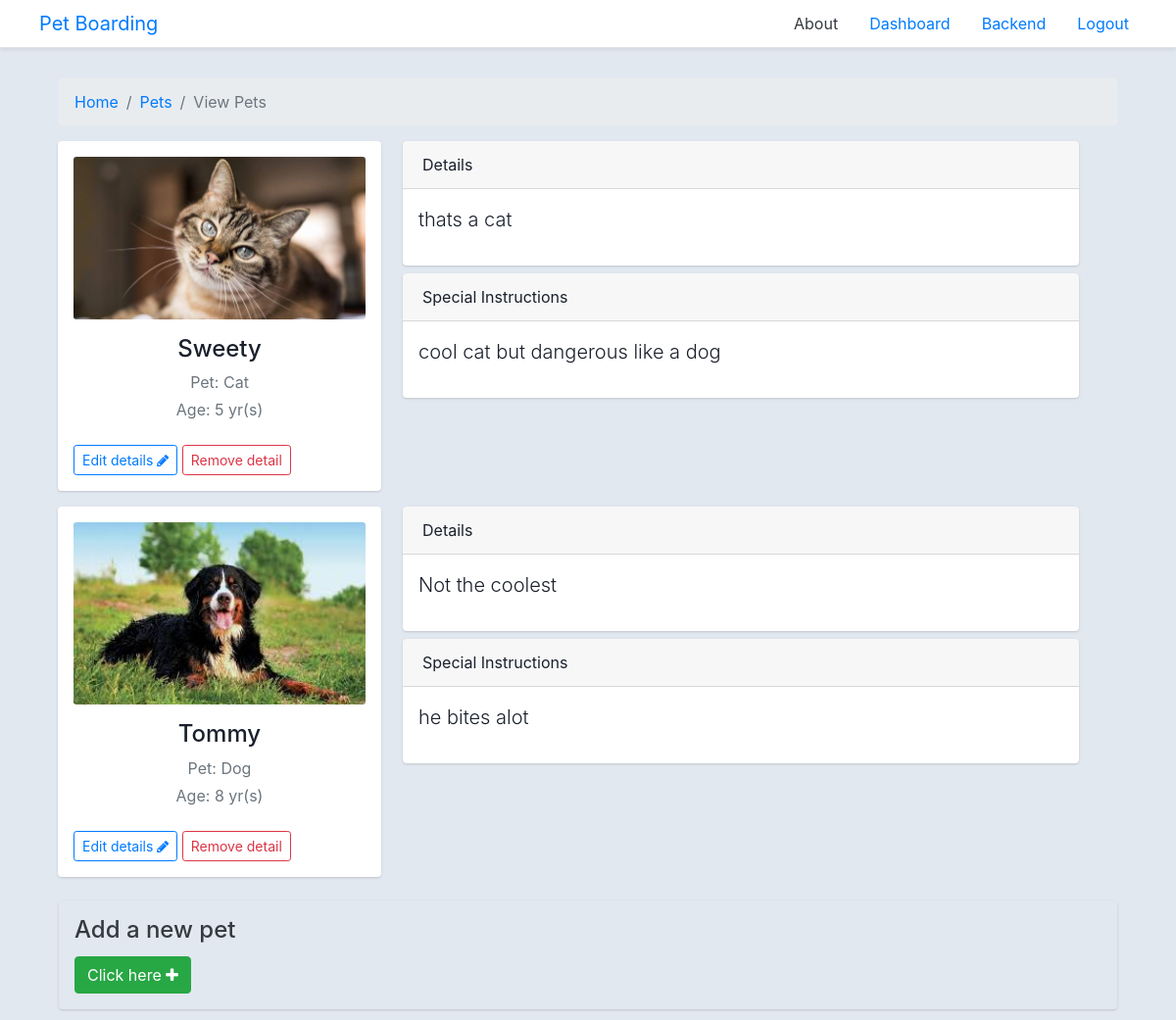
/pets/view (signed in), run on the app's committed database.
### app/models.py (models this page shows, shortened)
class Pet(models.Model):
    PET_CHOICES = (
            ('Dog','Dog'),
            ('Cat','Cat'),
            ('Fish','Fish'),
            ('Turtle','Turtle'),
            ('Horse','Horse'),
 )
    user = models.ForeignKey(User, on_delete=models.CASCADE)
    name = models.CharField(max_length = 100)
    pettype = models.CharField( max_length = 100, choices = PET_CHOICES)
    photo = models.ImageField(upload_to = 'pets' )
    age = models.PositiveIntegerField()
    description = models.TextField()
    specialinstruction = models.TextField()

### app/views.py (the view)
# urls.py: path('pets/view',views.view_pets,name='view_pets'),
@login_required
def view_pets(request):
    try:
        pets = Pet.objects.filter(user=request.user)
        ctx = {'title':'view pets', 'pets':pets}
        return render(request, 'pets/view_pets.html',context=ctx)
    except Exception as e:
        print(e)
        messages.error(request,'You have no pets')
        return redirect('add_pets')

### templates/pets/view_pets.html (shortened to what this page needs)
{% extends 'layout/base.html' %}
{% load static %}
{% load crispy_forms_tags %}
{% block content %}
<div class="container">
    <div class="main-body">
        <nav aria-label="breadcrumb" class="main-breadcrumb">
            <ol class="breadcrumb">
                <li class="breadcrumb-item"><a href="{% url 'home' %}">Home</a></li>
                <li class="breadcrumb-item"><a href="{% url 'view_pets' %}">Pets</a></li>
                <li class="breadcrumb-item active" aria-current="page">View Pets</li>
            </ol>
        </nav>
        <div class="row gutters-sm">
            {% for pet in pets %}
            <div class="col-12 mb-3">
                <div class="container-fluid gutters-sm ">
                    <div class="row">
                        <div class="col-4 gutters-sm">
                            <div class="card">
                                <div class="card-body">
                                    <div class="d-flex flex-column align-items-center text-center">
                                        <img src="{{pet.photo.url}}" alt="Admin" class="rounded-sm card-img-top" width="150">
                                        <div class="mt-3">
                                            <h4>{{pet.name}}</h4>
                                            <p class="text-secondary mb-1">Pet: {{pet.pettype}}</p>
                                            <p class="text-muted font-size-sm">Age: {{pet.age}} yr(s)</p>
                                        </div>
                                    </div>
                                    <div class="mt-2">
                                        <a class="btn btn-outline-primary btn-sm" href="{% url 'edit_pets' pet.pk %}">Edit details <i class="fa fa-pencil" aria-hidden="true"></i></a>
                                        <a class="btn btn-outline-danger btn-sm" href="{% url 'delete_pets' pet.pk %}">Remove detail</a>
                                    </div>
                                </div>
                            </div>
                        </div>
                        <div class="col-8">
                            <div class="card">
                                <div class="card-header">Details</div>
                                <div class="card-body">
                                    <p class="lead">
                                        {{pet.description}}
                                    </p>
                                </div>
                            </div>
                            <div class="card mt-2">
                                <div class="card-header">Special Instructions</div>
                                <div class="card-body">
                                    <p class="lead">
                                        {{pet.specialinstruction}}
                                    </p>
                                </div>
                            </div>
                        </div>
                    </div>
                </div>
            </div>
            {% endfor %}
        </div>
        <div class="row">
            <div class="col-sm-12 my-2">
                <div class="card text-dark bg-transparent shadow-0 border-0">
                    <div class="card-body">
                        <h4 class="card-title">Add a new pet</h4>
                        <a href="{% url 'add_pets' %}" class="btn btn-success">
                            Click here
                            <i class="fa fa-plus" aria-hidden="true"></i>
                        </a>
                    </div>
                </div>
            </div>
        </div>
    </div>
</div>
{% endblock content %}

### templates/pets/view_pets.html (style rules this page uses)
body { color: #1a202c; text-align: left; background-color: #e2e8f0; }
.main-body { padding: 15px; }
.card { box-shadow: 0 1px 3px 0 rgba(0,0,0,.1), 0 1px 2px 0 rgba(0,0,0,.06); }
.card { position: relative; display: flex; flex-direction: column; min-width: 0; word-wrap: break-word; background-color: #fff; background-clip: border-box; border: 0 solid rgba(0,0,0,.125); border-radius: .25rem; }
.card-body { flex: 1 1 auto; min-height: 1px; padding: 1rem; }
.gutters-sm { margin-right: -8px; margin-left: -8px; }
.gutters-sm>.col, .gutters-sm>[class*=col-] { padding-right: 8px; padding-left: 8px; }
.mb-3, .my-3 { margin-bottom: 1rem!important; }

### data on the page
Pet: photo (picture), name "Sweety", pettype "Cat", age "5", description "thats a cat", specialinstruction "cool cat but dangerous like a dog"
Pet: photo (picture), name "Tommy", pettype "Dog", age "8", description "Not the coolest", specialinstruction "he bites alot"
